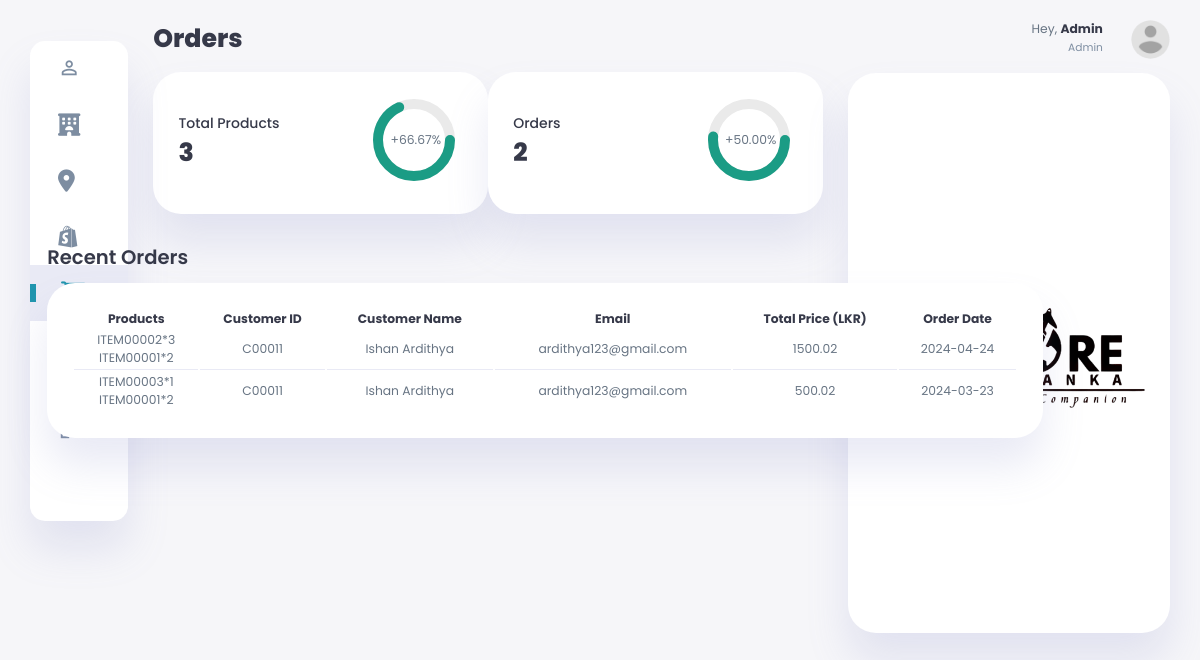
Screenshot of /dashboards/Admin/admin.order.php with the database file from the repository.
### tables this page shows
CREATE TABLE `shoporders` (
  `order_id` varchar(10) NOT NULL,
  `customer_id` varchar(6) NOT NULL,
  `customer_name` varchar(200) NOT NULL,
  `street_address` varchar(200) NOT NULL,
  `district` varchar(100) NOT NULL,
  `city` varchar(100) NOT NULL,
  `email` varchar(255) NOT NULL,
  `contact_number` varchar(20) NOT NULL,
  `contact_number2` varchar(20) NOT NULL,
  `special_notes` varchar(255) NOT NULL,
  `items` varchar(400) NOT NULL,
  `totalprice` decimal(10,2) NOT NULL,
  `order_date` date DEFAULT NULL
);

### dashboards/Admin/admin.order.php (the view, shortened to what this page needs)
<!DOCTYPE html>
<html lang="en">
<head>
    <link rel="stylesheet" href="https://cdnjs.cloudflare.com/ajax/libs/font-awesome/6.5.1/css/all.min.css" />
    <link rel="stylesheet" href="../../css/admin.style.css">
</head>
<body>
    <div class="container">
        <?php
        include 'Components/sidebar.php'
        ?>
        <main>
            <h1>Orders</h1>
            <div class="analyse shoppage">
                <div class="sales">
                    <div class="status">
                        <div class="info">
                            <h3>Total Products</h3>
                            <h1 id="totalProducts">...</h1>
                        </div>
                        <div class="progresss">
                            <svg>
                                <circle cx="38" cy="38" r="36"></circle>
                                <circle class="progress-ring ring-products" cx="38" cy="38" r="36" style="stroke-dashoffset: 0;"></circle>
                            </svg>
                            <div class="percentage">
                                <p id="percentChangeProducts">...</p>
                            </div>
                        </div>
                    </div>
                </div>
                <div class="visits">
                    <div class="status">
                        <div class="info">
                            <h3>Orders</h3>
                            <h1 id="totalOrders">...</h1>
                        </div>
                        <div class="progresss">
                            <svg>
                                <circle cx="38" cy="38" r="36"></circle>
                                <circle class="progress-ring ring-orders" cx="38" cy="38" r="36" style="stroke-dashoffset: 0;"></circle>
                            </svg>
                            <div class="percentage">
                                <p id="percentChangeOrders">...</p>
                            </div>
                        </div>
                    </div>
                </div>
            </div>
            <div class="recent-user">
                <h2>Recent Orders</h2>
                <table>
                    <thead>
                        <tr>
                            <th>Products</th>
                            <th>Customer ID</th>
                            <th>Customer Name</th>
                            <th>Email</th>
                            <th>Total Price (LKR)</th>
                            <th>Order Date</th>
                        </tr>
                    </thead>
                    <tbody>
                        <?php
                        $sql = "SELECT * FROM shoporders ORDER BY order_id DESC LIMIT 20";
                        $result = $conn->query($sql);
                        if ($result->num_rows > 0) {
                            while ($row = $result->fetch_assoc()) {
                                echo "<tr>";
                                echo "<td>";
                                $items = explode(',', $row['items']);
                                foreach ($items as $item) {
                                    echo $item . "<br>";
                                }
                                echo "</td>";
                                echo "<td>" . $row['customer_id'] . "</td>";
                                echo "<td>" . $row['customer_name'] . "</td>";
                                echo "<td>" . $row['email'] . "</td>";
                                echo "<td>" . $row['totalprice'] . "</td>";
                                echo "<td>" . $row['order_date'] . "</td>";
                                echo "</tr>";
                            }
                        } else {
                            echo "<tr><td colspan='9'>No recent reservations found</td></tr>";
                        }
                        ?>
                    </tbody>
                </table>
            </div>
        </main>
        <?php
        include 'Components/rightsection.php'
        ?>
    </div>
</body>
</html>

### css/admin.style.css (style rules this page uses)
:root { --color-primary: #2095ae; --color-danger: #2b5de5; --color-success: #1B9C85; --color-warning: #F7D060; --color-white: #fff; --color-info-dark: #7d8da1; --color-dark: #363949; --color-light: rgba(132, 139, 200, 0.18); --color-dark-variant: #677483; --color-background: #f6f6f9; --card-border-radius: 2rem; --border-radius-1: 0.4rem; --border-radius-2: 1.2rem; --card-padding: 1.8rem; --padding-1: 1.2rem; --box-shadow: 0 2rem 3rem var(--color-light); }
* { margin: 0; padding: 0; outline: 0; appearance: none; border: none; text-decoration: none; box-sizing: border-box; }
html { font-size: 14px; }
body { width: 100vw; height: 100vh; font-family: 'Poppins', sans-serif; font-size: 0.88rem; user-select: none; overflow-x: hidden; color: var(--color-dark); background-color: var(--color-background); }
h1 { font-weight: 800; font-size: 1.8rem; }
h2 { font-weight: 600; font-size: 1.4rem; }
h3 { font-weight: 500; font-size: 0.87rem; }
p { color: var(--color-dark-variant); }
.container { display: grid; width: 96%; margin: 0 auto; gap: 1.8rem; grid-template-columns: 12rem auto 23rem; }
main { margin-top: 1.4rem; }
main .analyse { display: grid; grid-template-columns: repeat(5, 1fr); gap: 1rem; }
.shoppage { grid-template-columns: repeat(2, 1fr) !important; }
main .analyse > div { background-color: var(--color-white); padding: var(--card-padding); border-radius: var(--card-border-radius); margin-top: 1rem; box-shadow: var(--box-shadow); cursor: pointer; transition: all 0.3s ease; }
main .analyse > div .status { display: flex; align-items: center; justify-content: space-between; }
main .analyse h3 { font-size: 1rem; }
main .analyse .progresss { position: relative; width: 92px; height: 92px; border-radius: 50%; }
main .analyse svg { width: 7rem; height: 7rem; }
main .analyse .progresss .percentage { position: absolute; top: -3px; left: -1px; display: flex; align-items: center; justify-content: center; height: 100%; width: 100%; }
main .recent-user { margin-top: 1.3rem; }
main .recent-user h2 { margin-bottom: 0.8rem; }
main .recent-user table { background-color: var(--color-white); width: 100%; padding: var(--card-padding); text-align: center; box-shadow: var(--box-shadow); border-radius: var(--card-border-radius); transition: all 0.3s ease; }
main .recent-user table tbody td { height: 2.8rem; border-bottom: 1px solid var(--color-light); color: var(--color-dark-variant); }
main .recent-user table tbody tr:last-child td { border: none; }
@media screen and (max-width: 1200px) { .container { width: 95%; grid-template-columns: 7rem auto 23rem; } }
@media screen and (max-width: 1200px) { main .analyse { grid-template-columns: 1fr; gap: 0; } }
@media screen and (max-width: 1200px) { main .recent-user { width: 94%; position: absolute; left: 50%; transform: translateX(-50%); margin: 2rem 0 0 0.8rem; } }
@media screen and (max-width: 1200px) { main .recent-user table { width: 83vw; } }

### rows the page displays
shoporders: items "ITEM00002*3", items "ITEM00001*2", customer "C00011", customer_name "Ishan Ardithya", email "ardithya123@gmail.com", totalprice "1500.02", order_date "2024-04-24"
shoporders: items "ITEM00003*1", items "ITEM00001*2", customer "C00011", customer_name "Ishan Ardithya", email "ardithya123@gmail.com", totalprice "500.02", order_date "2024-03-23"
